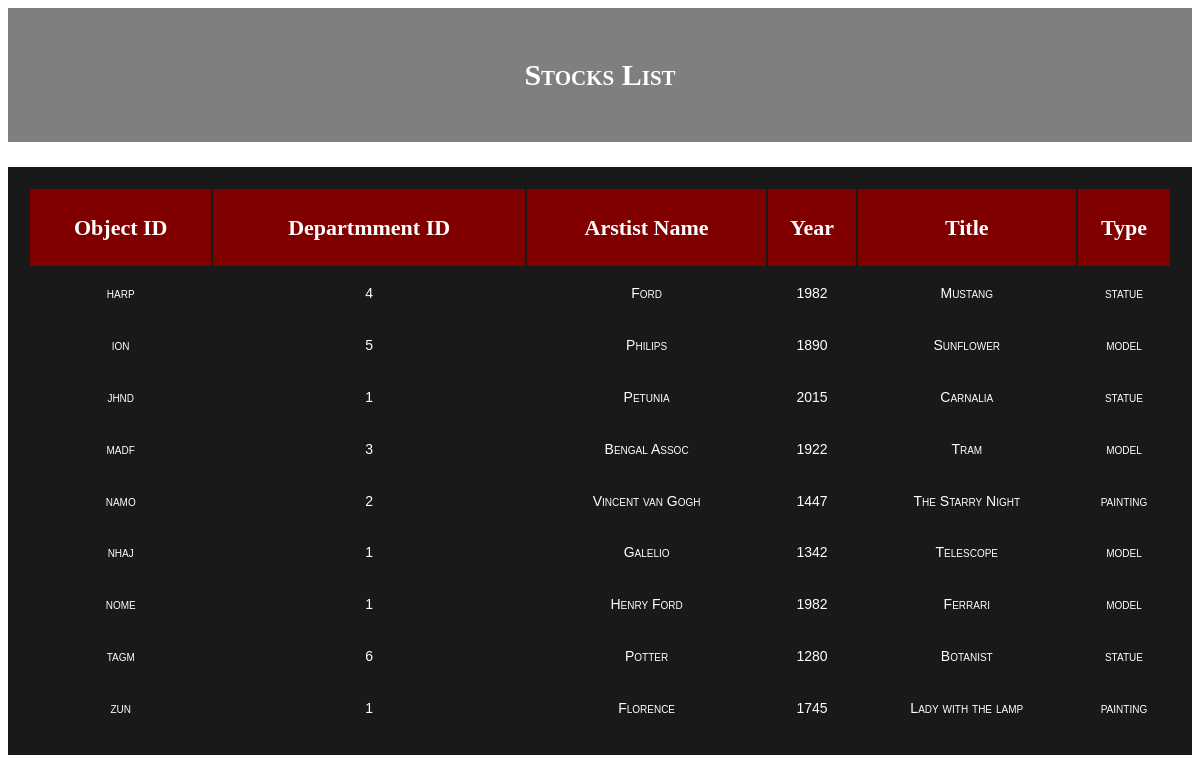
The page /admin_manage_stock.php on the database its author committed.
### tables this page shows
CREATE TABLE `object` (
  `id` varchar(10) NOT NULL,
  `Did` varchar(10) DEFAULT NULL,
  `artist_name` varchar(30) DEFAULT NULL,
  `year` int(11) DEFAULT NULL,
  `title` varchar(20) DEFAULT NULL,
  `type` varchar(20) DEFAULT NULL
);

### admin_manage_stock.php (the view, shortened to what this page needs)
<html>
	<head align='center'>
		<link rel="stylesheet" href="css/admin_manage_stock_css.css" />
		<link rel="stylesheet" href="E:/xampp/htdocs/Museum/fonts/fontawesome-free-5.10.2-web/css/all.min.css" />
	</head>
	<body style="background:url('images/sdi.jpg') no-repeat; background-size:cover;">
	<center>
		<h2 align="center">Stocks List</h2>
		<table>
			<tr>
				<th>Object ID</th>
				<th>Departmment ID</th>
				<th>Arstist Name</th>
				<th>Year</th>
				<th>Title</th>
				<th>Type</th>
			</tr>
			<?php
				$conn = mysqli_connect("localhost", "root", "", "museumsys");
				$sql = "CALL showObjects()";
				$result = $conn->query($sql);
				if($result->num_rows > 0){
					while($row = $result->fetch_assoc()){
						echo "<tr><td>".$row["id"]."</td><td>".$row["Did"]."</td><td>".$row["artist_name"]."</td><td>".$row["year"]."</td><td>".$row["title"]."</td><td>".$row["type"]."</td></tr>";
					}
				}
				else{
					echo "<script>window.alert('No object in stock')</script>";
				}
			?>
		</table>
	</body>
</html>

### css/admin_manage_stock_css.css (style rules this page uses)
body { font-family: sans-serif; font-weight: bold; font-variant: small-caps; }
h2 { padding-left: 100px; padding-right: 100px; padding-top: 50px; padding-bottom: 50px; margin: none; font-size: 30px; font-family: "Arial Black", cursive; color: white; background: rgba(0,0,0,0.5); }
table { position: relative; padding: 20px; background: rgba(0,0,0,0.9); width: 100%; top: 10%; height: 75%; }
th { background-color: maroon; color: white; font-style: cursive; font-size: 22px; font-family: "times new roman"; }
td { color: white; font-size: 14px; font-family: arial; text-align: center; font-variant: small-caps; }

### rows shown on the page
object: id "harp", Did "4", artist_name "Ford", year "1982", title "Mustang", type "statue"
object: id "ion", Did "5", artist_name "Philips", year "1890", title "Sunflower", type "model"
object: id "jhnd", Did "1", artist_name "Petunia", year "2015", title "Carnalia", type "statue"
object: id "madf", Did "3", artist_name "Bengal Assoc", year "1922", title "Tram", type "model"
object: id "namo", Did "2", artist_name "Vincent van Gogh", year "1447", title "The Starry Night", type "painting"
object: id "nhaj", Did "1", artist_name "Galelio", year "1342", title "Telescope", type "model"
object: id "nome", Did "1", artist_name "Henry Ford", year "1982", title "Ferrari", type "model"
object: id "tagm", Did "6", artist_name "Potter", year "1280", title "Botanist", type "statue"
object: id "zun", Did "1", artist_name "Florence", year "1745", title "Lady with the lamp", type "painting"
